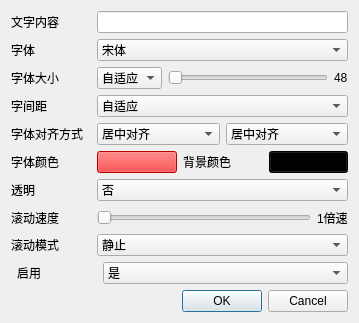
<?xml version="1.0" encoding="UTF-8"?>
<ui version="4.0">
 <class>VirtualLEDConfigDlg</class>
 <widget class="QDialog" name="VirtualLEDConfigDlg">
  <property name="geometry">
   <rect>
    <x>0</x>
    <y>0</y>
    <width>359</width>
    <height>323</height>
   </rect>
  </property>
  <property name="windowTitle">
   <string>LED配置</string>
  </property>
  <layout class="QVBoxLayout" name="verticalLayout">
   <item>
    <layout class="QGridLayout" name="gridLayout">
     <item row="2" column="0" colspan="3">
      <layout class="QHBoxLayout" name="horizontalLayout_3">
       <item>
        <widget class="QLabel" name="label_3">
         <property name="minimumSize">
          <size>
           <width>80</width>
           <height>0</height>
          </size>
         </property>
         <property name="maximumSize">
          <size>
           <width>80</width>
           <height>16777215</height>
          </size>
         </property>
         <property name="text">
          <string>字体大小</string>
         </property>
        </widget>
       </item>
       <item>
        <widget class="QComboBox" name="fontSizeCmbBox">
         <item>
          <property name="text">
           <string>自适应</string>
          </property>
         </item>
         <item>
          <property name="text">
           <string>自定义</string>
          </property>
         </item>
        </widget>
       </item>
       <item>
        <widget class="QSlider" name="fontSizeSlider">
         <property name="minimum">
          <number>48</number>
         </property>
         <property name="maximum">
          <number>1024</number>
         </property>
         <property name="orientation">
          <enum>Qt::Horizontal</enum>
         </property>
        </widget>
       </item>
       <item>
        <widget class="QLabel" name="fontSizeLab">
         <property name="text">
          <string>48</string>
         </property>
        </widget>
       </item>
      </layout>
     </item>
     <item row="4" column="0" colspan="3">
      <layout class="QHBoxLayout" name="horizontalLayout_4">
       <item>
        <widget class="QLabel" name="label_4">
         <property name="minimumSize">
          <size>
           <width>80</width>
           <height>0</height>
          </size>
         </property>
         <property name="maximumSize">
          <size>
           <width>80</width>
           <height>16777215</height>
          </size>
         </property>
         <property name="text">
          <string>字间距</string>
         </property>
        </widget>
       </item>
       <item>
        <widget class="QComboBox" name="fontGapCmbBox">
         <item>
          <property name="text">
           <string>自适应</string>
          </property>
         </item>
         <item>
          <property name="text">
           <string>1x</string>
          </property>
         </item>
         <item>
          <property name="text">
           <string>2x</string>
          </property>
         </item>
         <item>
          <property name="text">
           <string>3x</string>
          </property>
         </item>
         <item>
          <property name="text">
           <string>4x</string>
          </property>
         </item>
         <item>
          <property name="text">
           <string>5x</string>
          </property>
         </item>
         <item>
          <property name="text">
           <string>6x</string>
          </property>
         </item>
         <item>
          <property name="text">
           <string>7x</string>
          </property>
         </item>
         <item>
          <property name="text">
           <string>8x</string>
          </property>
         </item>
         <item>
          <property name="text">
           <string>9x</string>
          </property>
         </item>
         <item>
          <property name="text">
           <string>10x</string>
          </property>
         </item>
        </widget>
       </item>
      </layout>
     </item>
     <item row="1" column="0" colspan="3">
      <layout class="QHBoxLayout" name="horizontalLayout_2">
       <item>
        <widget class="QLabel" name="label_2">
         <property name="minimumSize">
          <size>
           <width>80</width>
           <height>0</height>
          </size>
         </property>
         <property name="maximumSize">
          <size>
           <width>80</width>
           <height>16777215</height>
          </size>
         </property>
         <property name="text">
          <string>字体</string>
         </property>
        </widget>
       </item>
       <item>
        <widget class="QComboBox" name="typefaceCmbBox">
         <item>
          <property name="text">
           <string>宋体</string>
          </property>
         </item>
         <item>
          <property name="text">
           <string>黑体</string>
          </property>
         </item>
         <item>
          <property name="text">
           <string>楷体</string>
          </property>
         </item>
         <item>
          <property name="text">
           <string>Arial</string>
          </property>
         </item>
        </widget>
       </item>
      </layout>
     </item>
     <item row="7" column="0" colspan="3">
      <layout class="QHBoxLayout" name="horizontalLayout_7">
       <item>
        <widget class="QLabel" name="label_6">
         <property name="minimumSize">
          <size>
           <width>80</width>
           <height>0</height>
          </size>
         </property>
         <property name="maximumSize">
          <size>
           <width>80</width>
           <height>16777215</height>
          </size>
         </property>
         <property name="text">
          <string>透明</string>
         </property>
        </widget>
       </item>
       <item>
        <widget class="QComboBox" name="transparencyCmbBox">
         <property name="currentIndex">
          <number>1</number>
         </property>
         <item>
          <property name="text">
           <string>是</string>
          </property>
         </item>
         <item>
          <property name="text">
           <string>否</string>
          </property>
         </item>
        </widget>
       </item>
      </layout>
     </item>
     <item row="9" column="0" colspan="3">
      <layout class="QHBoxLayout" name="horizontalLayout_9">
       <item>
        <widget class="QLabel" name="label_9">
         <property name="minimumSize">
          <size>
           <width>80</width>
           <height>0</height>
          </size>
         </property>
         <property name="maximumSize">
          <size>
           <width>80</width>
           <height>16777215</height>
          </size>
         </property>
         <property name="text">
          <string>滚动模式</string>
         </property>
        </widget>
       </item>
       <item>
        <widget class="QComboBox" name="ScrollModeCmbBox">
         <item>
          <property name="text">
           <string>静止</string>
          </property>
         </item>
         <item>
          <property name="text">
           <string>从右到左</string>
          </property>
         </item>
         <item>
          <property name="text">
           <string>从左到右</string>
          </property>
         </item>
         <item>
          <property name="text">
           <string>从上到下</string>
          </property>
         </item>
         <item>
          <property name="text">
           <string>从下到上</string>
          </property>
         </item>
        </widget>
       </item>
      </layout>
     </item>
     <item row="8" column="0" colspan="3">
      <layout class="QHBoxLayout" name="horizontalLayout_8">
       <item>
        <widget class="QLabel" name="label_8">
         <property name="minimumSize">
          <size>
           <width>80</width>
           <height>0</height>
          </size>
         </property>
         <property name="maximumSize">
          <size>
           <width>80</width>
           <height>16777215</height>
          </size>
         </property>
         <property name="text">
          <string>滚动速度</string>
         </property>
        </widget>
       </item>
       <item>
        <widget class="QSlider" name="scrollRateSlider">
         <property name="minimum">
          <number>1</number>
         </property>
         <property name="maximum">
          <number>10</number>
         </property>
         <property name="orientation">
          <enum>Qt::Horizontal</enum>
         </property>
        </widget>
       </item>
       <item>
        <widget class="QLabel" name="ScrollRateLab">
         <property name="text">
          <string>1倍速</string>
         </property>
        </widget>
       </item>
      </layout>
     </item>
     <item row="13" column="2">
      <widget class="QDialogButtonBox" name="buttonBox">
       <property name="orientation">
        <enum>Qt::Horizontal</enum>
       </property>
       <property name="standardButtons">
        <set>QDialogButtonBox::Cancel|QDialogButtonBox::Ok</set>
       </property>
      </widget>
     </item>
     <item row="6" column="0" colspan="3">
      <layout class="QHBoxLayout" name="horizontalLayout_6">
       <item>
        <widget class="QLabel" name="label_7">
         <property name="minimumSize">
          <size>
           <width>80</width>
           <height>0</height>
          </size>
         </property>
         <property name="maximumSize">
          <size>
           <width>80</width>
           <height>16777215</height>
          </size>
         </property>
         <property name="text">
          <string>字体颜色</string>
         </property>
        </widget>
       </item>
       <item>
        <widget class="QPushButton" name="fontColorBtn">
         <property name="styleSheet">
          <string notr="true">background-color: rgb(255, 0, 0);</string>
         </property>
         <property name="text">
          <string/>
         </property>
        </widget>
       </item>
       <item>
        <widget class="QLabel" name="label_11">
         <property name="minimumSize">
          <size>
           <width>80</width>
           <height>0</height>
          </size>
         </property>
         <property name="maximumSize">
          <size>
           <width>80</width>
           <height>16777215</height>
          </size>
         </property>
         <property name="text">
          <string>背景颜色</string>
         </property>
        </widget>
       </item>
       <item>
        <widget class="QPushButton" name="backgroundColorBtn">
         <property name="styleSheet">
          <string notr="true">background-color: rgb(0, 0, 0);</string>
         </property>
         <property name="text">
          <string/>
         </property>
        </widget>
       </item>
      </layout>
     </item>
     <item row="5" column="0" colspan="3">
      <layout class="QHBoxLayout" name="horizontalLayout_5">
       <item>
        <widget class="QLabel" name="label_5">
         <property name="minimumSize">
          <size>
           <width>80</width>
           <height>0</height>
          </size>
         </property>
         <property name="maximumSize">
          <size>
           <width>80</width>
           <height>16777215</height>
          </size>
         </property>
         <property name="text">
          <string>字体对齐方式</string>
         </property>
        </widget>
       </item>
       <item>
        <widget class="QComboBox" name="horizontalAlignCmbBox">
         <property name="currentIndex">
          <number>1</number>
         </property>
         <item>
          <property name="text">
           <string>左对齐</string>
          </property>
         </item>
         <item>
          <property name="text">
           <string>居中对齐</string>
          </property>
         </item>
         <item>
          <property name="text">
           <string>右对齐</string>
          </property>
         </item>
        </widget>
       </item>
       <item>
        <widget class="QComboBox" name="verticalAlignCmbBox">
         <property name="currentIndex">
          <number>1</number>
         </property>
         <item>
          <property name="text">
           <string>上对齐</string>
          </property>
         </item>
         <item>
          <property name="text">
           <string>居中对齐</string>
          </property>
         </item>
         <item>
          <property name="text">
           <string>下对齐</string>
          </property>
         </item>
        </widget>
       </item>
      </layout>
     </item>
     <item row="0" column="0" colspan="3">
      <layout class="QHBoxLayout" name="horizontalLayout">
       <item>
        <widget class="QLabel" name="label">
         <property name="minimumSize">
          <size>
           <width>80</width>
           <height>0</height>
          </size>
         </property>
         <property name="maximumSize">
          <size>
           <width>80</width>
           <height>16777215</height>
          </size>
         </property>
         <property name="text">
          <string>文字内容</string>
         </property>
        </widget>
       </item>
       <item>
        <widget class="QLineEdit" name="contentLineEdt"/>
       </item>
      </layout>
     </item>
     <item row="12" column="2">
      <widget class="QComboBox" name="enableCmbBox">
       <property name="currentIndex">
        <number>1</number>
       </property>
       <item>
        <property name="text">
         <string>否</string>
        </property>
       </item>
       <item>
        <property name="text">
         <string>是</string>
        </property>
       </item>
      </widget>
     </item>
     <item row="12" column="1">
      <widget class="QLabel" name="label_10">
       <property name="minimumSize">
        <size>
         <width>80</width>
         <height>0</height>
        </size>
       </property>
       <property name="text">
        <string>启用</string>
       </property>
      </widget>
     </item>
    </layout>
   </item>
  </layout>
 </widget>
 <resources/>
 <connections>
  <connection>
   <sender>buttonBox</sender>
   <signal>accepted()</signal>
   <receiver>VirtualLEDConfigDlg</receiver>
   <slot>accept()</slot>
   <hints>
    <hint type="sourcelabel">
     <x>248</x>
     <y>254</y>
    </hint>
    <hint type="destinationlabel">
     <x>157</x>
     <y>274</y>
    </hint>
   </hints>
  </connection>
  <connection>
   <sender>buttonBox</sender>
   <signal>rejected()</signal>
   <receiver>VirtualLEDConfigDlg</receiver>
   <slot>reject()</slot>
   <hints>
    <hint type="sourcelabel">
     <x>316</x>
     <y>260</y>
    </hint>
    <hint type="destinationlabel">
     <x>286</x>
     <y>274</y>
    </hint>
   </hints>
  </connection>
 </connections>
</ui>
